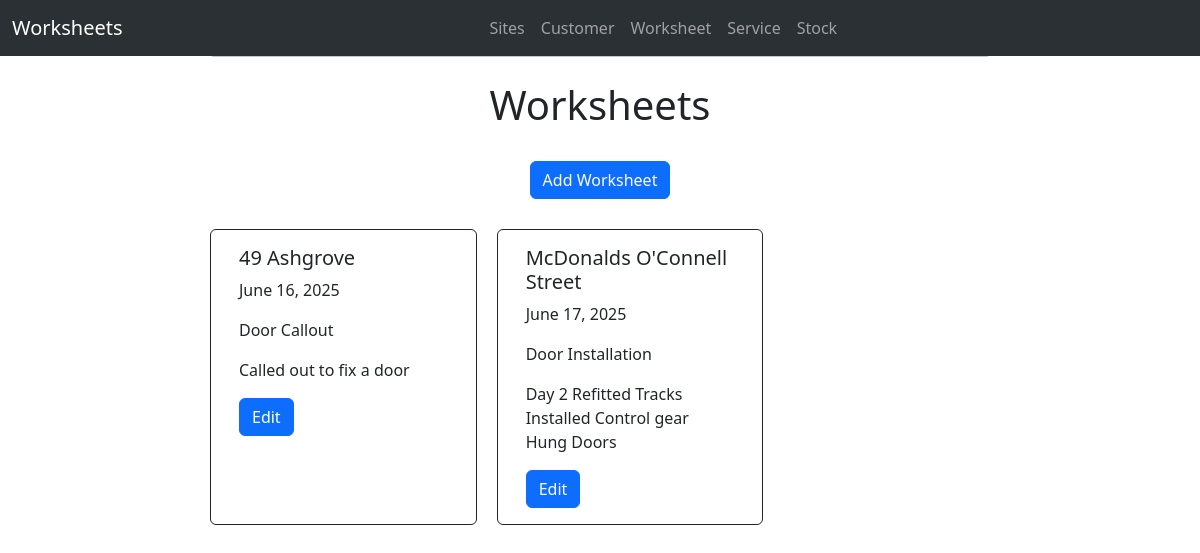
Page /worksheet/ on the committed database.
### workforms/models.py (models this page shows)
class Worksheet(models.Model):
    site_name = models.ForeignKey(Site, on_delete=models.CASCADE)
    date = models.DateField()
    start_time = models.TimeField(blank=True )
    end_time = models.TimeField(blank=True )
    travel_time = models.FloatField(blank=True)
    job_type = models.CharField(max_length=50, choices=Choices.JOB_TYPE)
    description = models.TextField()
    materials = models.TextField(blank=True)
    num_electrcians = models.IntegerField()
    num_apprentices = models.IntegerField()
    electricians_name = models.CharField(max_length=30)
    customer_name = models.CharField(max_length=50)
    customer_signature = models.CharField(max_length=50)
    status = models.CharField(max_length=50, choices=Choices.STATUS, default="Created")
    signature = models.ImageField(blank=True)
    image2 = models.ImageField(blank=True)
    image3 = models.ImageField(blank=True)
    image4 = models.ImageField(blank=True)
    image5 = models.ImageField(blank=True)
    image6 = models.ImageField(blank=True)

class Site(models.Model):
    site_name = models.CharField(max_length=40)
    address = models.CharField(max_length=40, blank=True)
    town = models.CharField(max_length=40, blank=True)
    county = models.CharField(max_length=40, blank=True)
    country = models.CharField(max_length=40, blank=True)
    aircode = models.CharField(max_length=40, blank=True)
    def __str__(self):
        return str(self.site_name)

### workforms/views.py (the view)
# urls.py: path('worksheet/', worksheet, name='Worksheet'),
def worksheet(request):
    worksheets = Worksheet.objects.all()
    return render(request, 'worksheet.html', {'worksheets': worksheets})

### workforms/templates/worksheet.html
{% extends 'base.html' %}
{% block content %}
<div class="text-center" style="margin: 20px;">
  <h1>Worksheets</h1>
  <br>
  <a class="btn btn-primary" href="/worksheet/add_worksheet/" role="button">Add Worksheet</a>
  <br>
  <br>
</div>
  <div class="row row-cols-1 row-cols-md-3 g-4">
    {% for x in worksheets %}
      <div class="card border-dark mb-3" style="max-width: 18rem; margin: 10px;">
        <div class="card-body">
          <h5 class="card-title">{{ x.site_name }}</h5>
              <p class="card-text">{{ x.date }}</p>
              <p class="card-text">{{ x.job_type }}</p>
              <p class="card-text">{{ x.description }}</p>
          <a class="btn btn-primary" href="/worksheet/edit_worksheet/{{ x.id }}" role="button">Edit</a>
        </div>
      </div>
    {% endfor %}
  </div>
{% endblock %}

### rows in the picture
Worksheet: site_name "49 Ashgrove", date "June 16, 2025", job_type "Door Callout", description "Called out to fix a door"
Worksheet: site_name "McDonalds O'Connell Street", date "June 17, 2025", job_type "Door Installation", description "Day 2 Refitted Tracks Installed Control gear Hung Doors"
